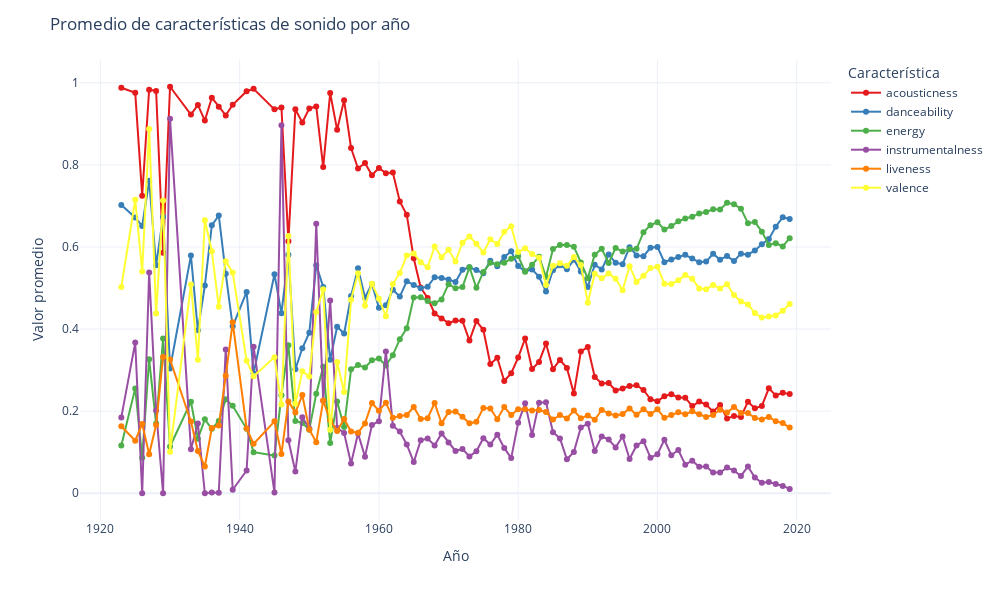

The code cell stored with this chart in its notebook:
### Code cell
# Graficar el promedio de varias características de sonido por año
import plotly.express as px
sound_features = ['acousticness', 'danceability', 'energy', 'instrumentalness', 'liveness', 'valence']
if 'release_year' in data.columns:
    df_avg = data.groupby('release_year')[sound_features].mean().reset_index()
    fig = px.line(
        df_avg,
        x='release_year',
        y=sound_features,
        markers=True,
        width=1000,
        height=600,
        color_discrete_sequence=px.colors.qualitative.Set1
    )
    fig.update_layout(
        title='Promedio de características de sonido por año',
        xaxis_title='Año',
        yaxis_title='Valor promedio',
        legend_title='Característica',
        template='plotly_white'
    )
    fig.show()
else:
    print("No existe una columna 'year' en el DataFrame.")
